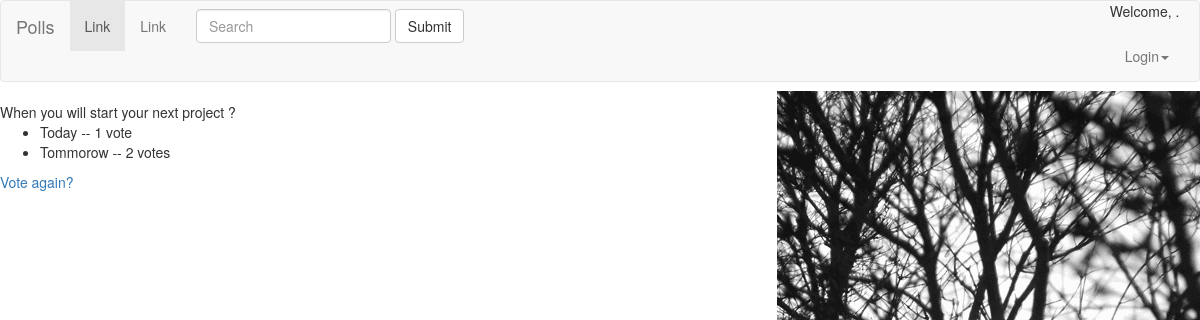
Screenshot of /polls/8/results/ with the database file from the repository.
### polls/models.py (models this page shows, shortened)
class Question(models.Model):
     question_text = models.CharField(max_length=200)
     pub_date = models.DateTimeField('date published')
     def was_published_recently(self):
         now = timezone.now()
         return now - datetime.timedelta(days=1) <= self.pub_date <= now
     was_published_recently.admin_order_field = 'pub_date'
     was_published_recently.boolean = True
     was_published_recently.short_description = 'Published recently ?'

class Choice(models.Model):
     question = models.ForeignKey(Question, on_delete=models.CASCADE)
     choice_text = models.CharField(max_length=200)
     votes = models.IntegerField(default=0)

### polls/views.py (the view)
# urls.py: url(r'^(?P<pk>[0-9]+)/results/$', views.ResultsView.as_view(), name='results'),
class ResultsView(generic.DetailView):
    model = Question
    template_name = 'polls/results.html'

### polls/templates/polls/results.html
{% extends './base.html' %}¬
{% block content %}
<h>{{ question.question_text }}</h1>
<ul>
{% for choice in question.choice_set.all %}
    <li>{{ choice.choice_text }} -- {{ choice.votes }} vote{{ choice.votes|pluralize }}</li>
{% endfor %}
</ul>
<a href="{% url 'polls:detail' question.id %}">Vote again?</a>
{% endblock %}¬

### polls/static/polls/style.css (style rules this page uses)
body { background: white url("images/i1.gif") no-repeat right; }

### rows the page displays
Question: question_text "When you will start your next project ?"
Choice: choice_text "Today", votes "1"
Choice: choice_text "Tommorow", votes "2"
